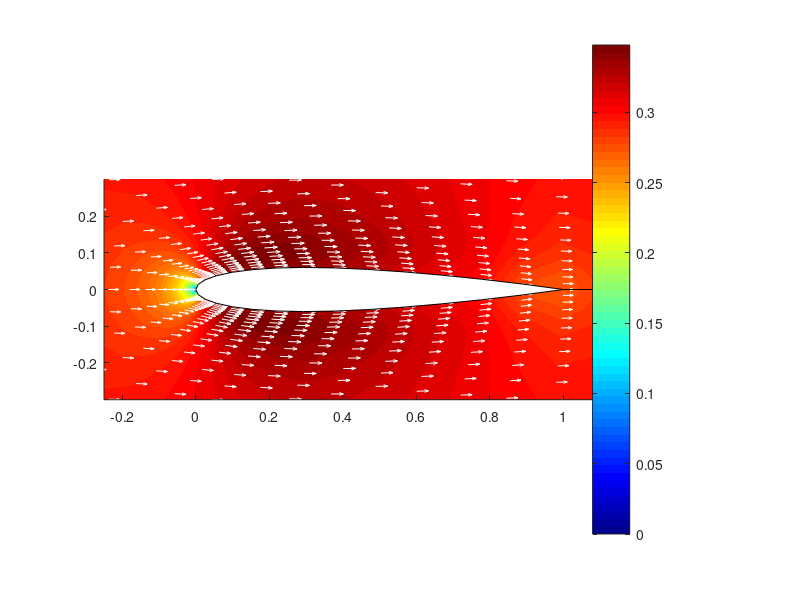
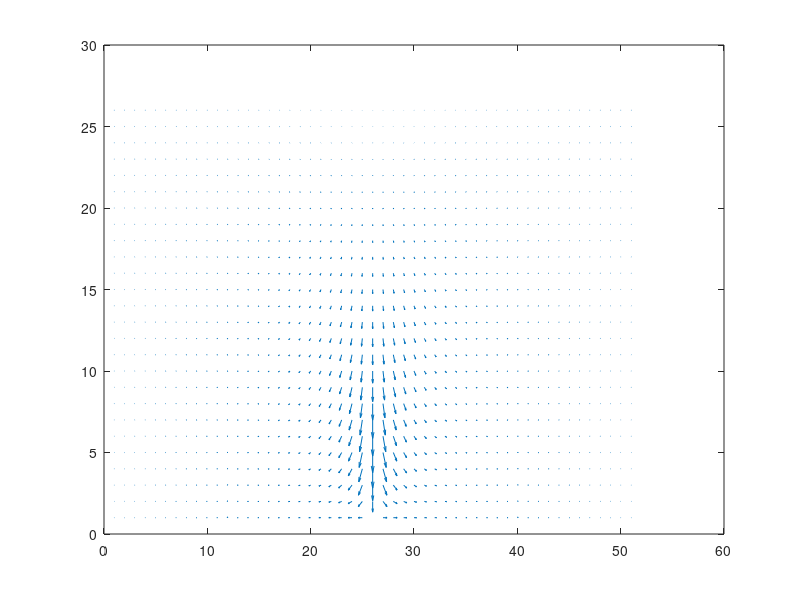

Here is the MATLAB script that generated these plots, in order: (Note: this script raises an error after producing the figures.)
clc; clear; close all;
ni = 51;
nj = 26;
gamma = 1.4;
formatSpec = '%f';

fileID = fopen("results/Q0_mat.txt", "r");
Q0s = fscanf(fileID,formatSpec);
fclose(fileID);
for i = 1:nj
    Q0(i,:) = Q0s(1+(i-1)*ni:ni+(i-1)*ni);
end
Q0;

fileID = fopen("results/Q1_mat.txt", "r");
Q1s = fscanf(fileID,formatSpec);
fclose(fileID);
for i = 1:nj
    Q1(i,:) = Q1s(1+(i-1)*ni:ni+(i-1)*ni);
end
Q1;

fileID = fopen("results/Q2_mat.txt", "r");
Q2s = fscanf(fileID,formatSpec);
fclose(fileID);
for i = 1:nj
    Q2(i,:) = Q2s(1+(i-1)*ni:ni+(i-1)*ni);
end
Q2;

fileID = fopen("results/Q3_mat.txt", "r");
Q3s = fscanf(fileID,formatSpec);
fclose(fileID);
for i = 1:nj
    Q3(i,:) = Q3s(1+(i-1)*ni:ni+(i-1)*ni);
end
Q3;

fileID = fopen("results/x_mat.txt", "r");
xs = fscanf(fileID,formatSpec);
fclose(fileID);
for i = 1:nj
   x(i,:) = xs(1+(i-1)*ni:ni+(i-1)*ni);
end
x;

fileID = fopen("results/y_mat.txt", "r");
ys = fscanf(fileID,formatSpec);
fclose(fileID);
for i = 1:nj
    y(i,:) = ys(1+(i-1)*ni:ni+(i-1)*ni);
end
y;

fileID = fopen("results/U_mat.txt", "r");
Us = fscanf(fileID,formatSpec);
fclose(fileID);
for i = 1:nj
    U(i,:) = Us(1+(i-1)*ni:ni+(i-1)*ni);
end
U;

fileID = fopen("results/V_mat.txt", "r");
Vs = fscanf(fileID,formatSpec);
fclose(fileID);
for i = 1:nj
    V(i,:) = Vs(1+(i-1)*ni:ni+(i-1)*ni);
end
V;

% -------------------------------------------

u = Q1./Q0;
v = Q2./Q0;
p = (gamma - 1).*(Q3 - 0.5.*Q0.*(u.^2 + v.^2));
a = sqrt(gamma.*p./Q0);
M = sqrt(u.^2 + v.^2)./a;

fig1 = figure ("Name","1",'Position',[500 100 900 500]);
axis equal
hold all
contourf(x, y, M, 2000, "LineStyle","none");
colorbar;
colormap("jet");

scale = 3/10000;
q = quiver(x, y, u*scale, v*scale, "off", "Color", "#FFFFFF");
xlim([-0.25, 1.1])
ylim([-0.3, 0.3])

plot(x(:,end), y(:,end),'-*','Color',"#7E2F8E")
plot(x(:,1), y(:,1),'-*m')
plot(x(end,:), y(end,:),'-*r')
plot(x(1,:), y(1,:),'-k')
% 
% for i = 2:(length(x(1,:))-1)
%     plot(x(:,i), y(:,i),'-','Color',"#0072BD")
% end
% for i = 2:(length(x(:,1))-1)
%     plot(x(i,:), y(i,:),'-','Color',"#0072BD")
% end

%%

fig2 = figure ("Name","2",'Position',[100 350 900 500]);
% [xstart, ystart] = meshgrid(25:0.075:27, nj);
[xstart, ystart] = meshgrid(((ni+1)/2-1):0.075:((ni+1)/2+1), nj);
quiver(U, V)
sl1 = stream2(U, V, xstart, ystart,[0.0005, 4e5]);
line = streamline(sl1);
for i = 1:length(line)
    line(i).Color = "r";
end
close name 2

sl = sl1;

size_sl = size(sl);
for k = 1:size_sl(1)
    k;
    for j = 1:length(sl)
        x_val = [];
        y_val = [];
        for i = 1:length(sl{k,j}(:, 1))
            
            x_index_low = floor(sl{k,j}(i, 1));
            x_index = sl{k,j}(i, 1);
            x_index_high = ceil(sl{k,j}(i, 1));
        
            y_index_low = floor(sl{k,j}(i, 2));
            y_index = sl{k,j}(i, 2);
            y_index_high = ceil(sl{k,j}(i, 2));
            if (x_index_high == x_index_low)
                x_val_y_low = x(y_index_low, x_index);
                x_val_y_high = x(y_index_high, x_index);
        
                y_val_y_low = y(y_index_low, x_index);
                y_val_y_high = y(y_index_high, x_index);
            else
                x_val_y_low = x(y_index_low, x_index_low) + (x(y_index_low, x_index_low) - x(y_index_low, x_index_high)) / (x_index_low - x_index_high) * (x_index - x_index_low);
                x_val_y_high = x(y_index_high, x_index_low) + (x(y_index_high, x_index_low) - x(y_index_high, x_index_high)) / (x_index_low - x_index_high) * (x_index - x_index_low);
        
                y_val_y_low = y(y_index_low, x_index_low) + (y(y_index_low, x_index_low) - y(y_index_low, x_index_high)) / (x_index_low - x_index_high) * (x_index - x_index_low);
                y_val_y_high = y(y_index_high, x_index_low) + (y(y_index_high, x_index_low) - y(y_index_high, x_index_high)) / (x_index_low - x_index_high) * (x_index - x_index_low);
            end
            if (y_index_high == y_index_low)
                x_val(i) = x_val_y_low;
        
                y_val(i) = y_val_y_low;
            else
                x_val(i) = x_val_y_low + (x_val_y_low - x_val_y_high) / (y_index_low - y_index_high) * (y_index - y_index_low);
                
                y_val(i) = y_val_y_low + (y_val_y_low - y_val_y_high) / (y_index_low - y_index_high) * (y_index - y_index_low);
            end
        end
        
        figure(1)
        hold all
        if k == 1
            plot (x_val, y_val, "--", "LineWidth", 1, "Color", "k")
        end
    end
end
